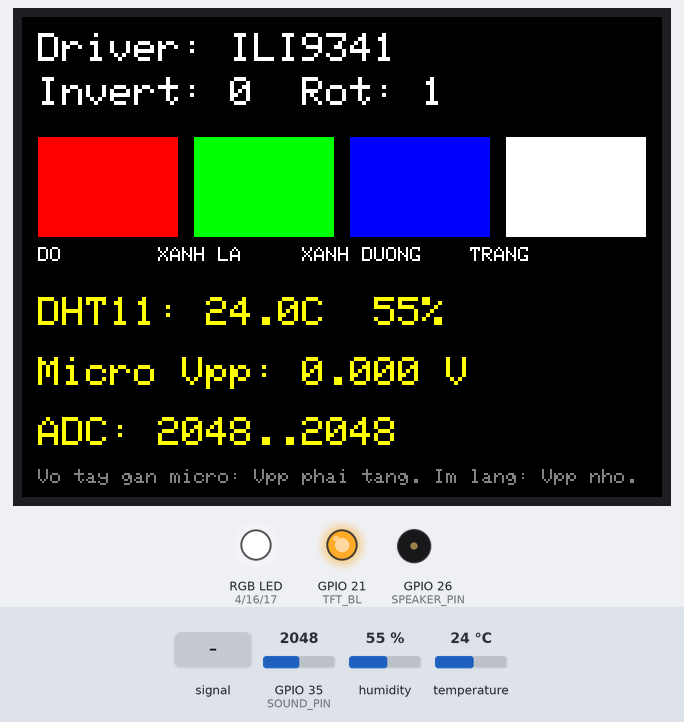
A sketch run on a simulated ESP32. Shown: 320×240 colour display, an RGB LED mixed from three pins (HIGH = lit), output pins drawn as LEDs (lit = HIGH), buzzer (waves = sounding). Inputs (shaded band) come from the test bench; at power-on: GPIO 35 (SOUND_PIN) = 2048, humidity 55 %, temperature 24 °C (analog values on the 0–4095 scale). What the sketch prints to the serial monitor is not drawn.

Above: at 4.1 s.
4.2 s: GPIO 35 (SOUND_PIN) fed a 2 Hz sine of ±1228 counts around its level
At 5.7 s:
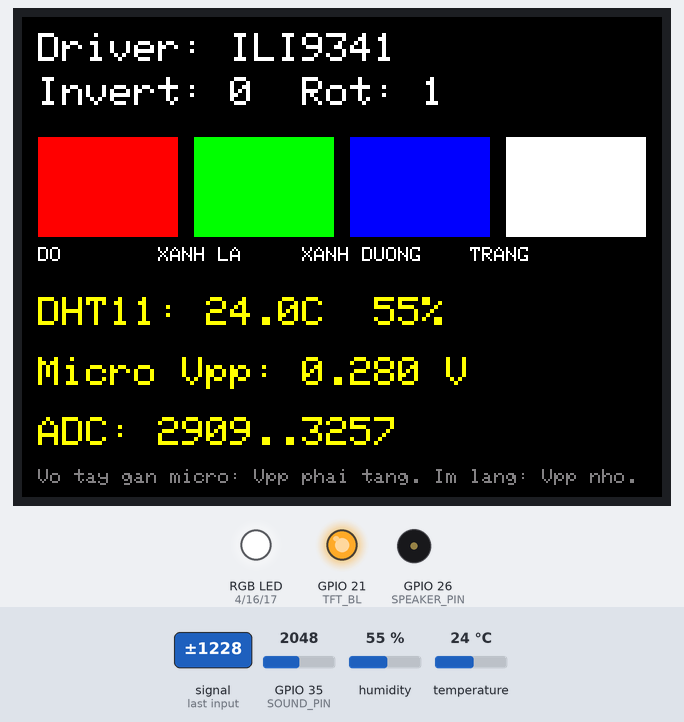
7.7 s: GPIO 35 (SOUND_PIN) set to 2866
At 8.2 s:
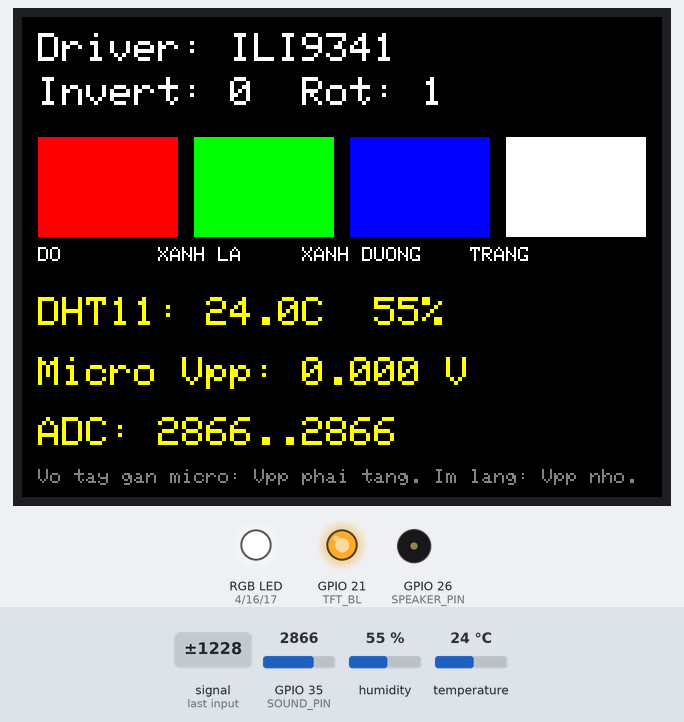
9.3 s: humidity set to 22 %
At 9.9 s:
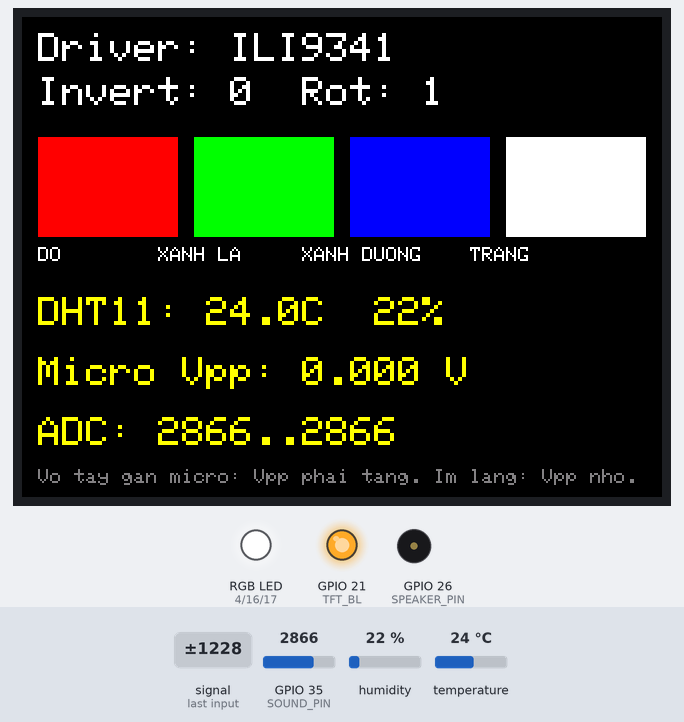
10.9 s: temperature set to 12 °C
At 13.6 s:
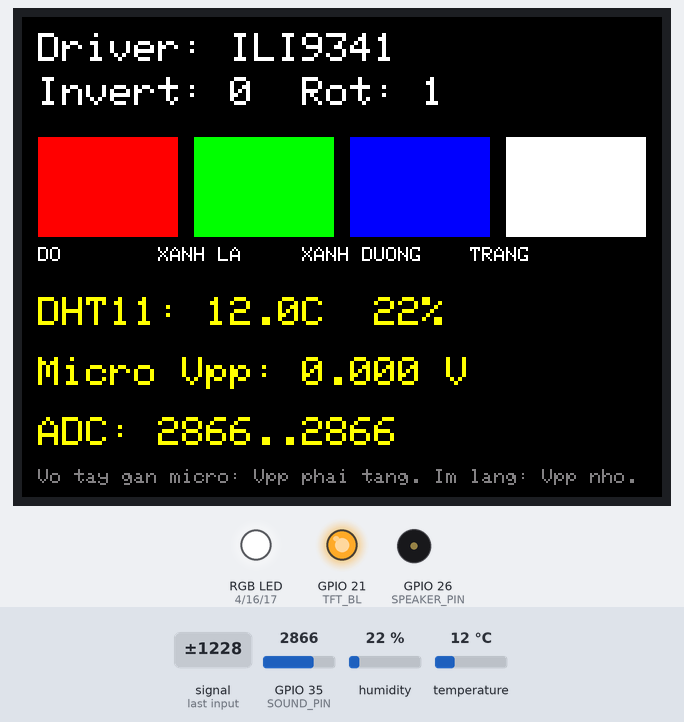
14.1 s: GPIO 35 (SOUND_PIN) fed a 200 Hz sine of ±327 counts around its level
At 15.4 s:
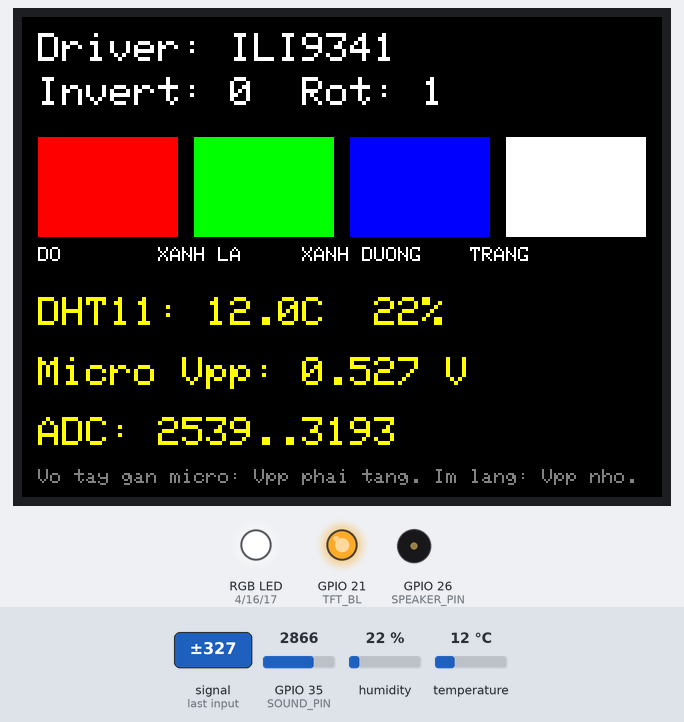
15.7 s: GPIO 35 (SOUND_PIN) set to 3603
At 16.2 s:
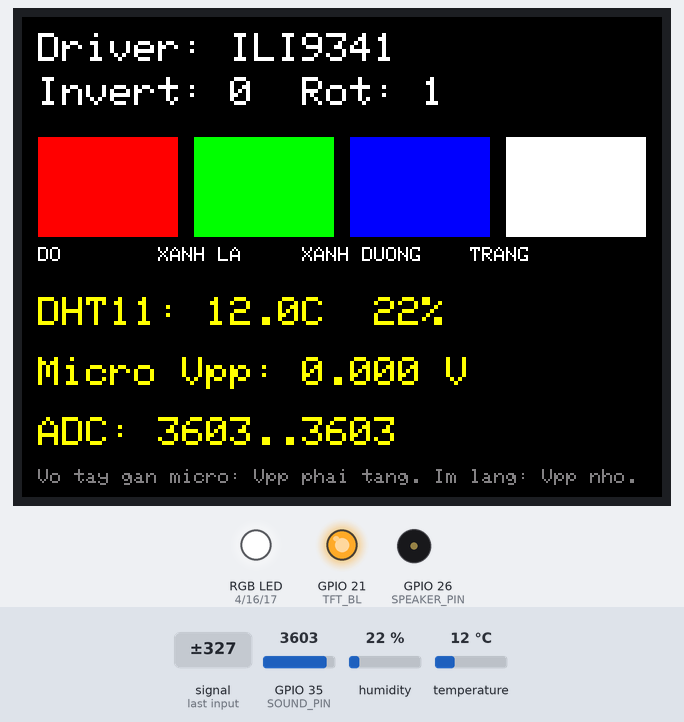
Timing chart, 0 to 18.3 s (numbered marks = the images above; inputs shaded):
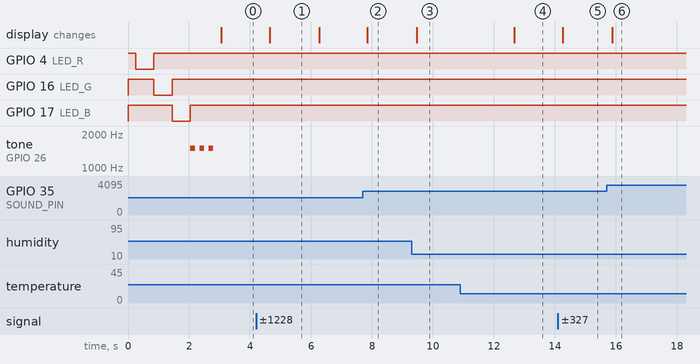

The sketch:

test_cyd_phan_cung.ino
```cpp
/*
 * TEST PHẦN CỨNG MẠCH ESP32-2432S028R (CYD) - NẠP CHẠY THỬ TRƯỚC TIÊN
 * Kiểm tra lần lượt: màn hình (driver + màu), LED RGB, loa, DHT11 (GPIO27), micro (GPIO35)
 * Thư viện: Adafruit GFX, Adafruit ILI9341, Adafruit ST7735 and ST7789, DHT sensor library
 *
 * CÁCH ĐỌC KẾT QUẢ MÀN HÌNH:
 *   - Màn hình đen/trắng xóa/sọc nhiễu  -> đổi DISPLAY_DRIVER (1 <-> 2) rồi nạp lại
 *   - Hiện chữ nhưng 4 ô màu KHÔNG đúng thứ tự ĐỎ - XANH LÁ - XANH DƯƠNG - TRẮNG (vd đỏ thành xanh ngọc)
 *       -> đổi INVERT_COLORS (0 <-> 1)
 *   - Chữ bị lộn ngược -> đổi ROTATION (1 <-> 3)
 *   Ghi lại 3 giá trị đúng và điền giống hệt vào cyd_noise_monitor.ino
 */
#include <SPI.h>
#include <Adafruit_GFX.h>
#include <Adafruit_ILI9341.h>
#include <Adafruit_ST7789.h>
#include <DHT.h>

#define DISPLAY_DRIVER 1      // 1 = ILI9341, 2 = ST7789
#define INVERT_COLORS  0
#define ROTATION       1

#define TFT_SCK 14
#define TFT_MOSI 13
#define TFT_MISO 12
#define TFT_CS 15
#define TFT_DC 2
#define TFT_BL 21
#define LED_R 4
#define LED_G 16
#define LED_B 17
#define SPEAKER_PIN 26
#define DHT_PIN 27
#define SOUND_PIN 35

SPIClass hspi(HSPI);
#if DISPLAY_DRIVER == 2
Adafruit_ST7789 tft(&hspi, TFT_CS, TFT_DC, -1);
#else
Adafruit_ILI9341 tft(&hspi, TFT_DC, TFT_CS, -1);
#endif
DHT dht(DHT_PIN, DHT11);

void rgb(bool r, bool g, bool b) { digitalWrite(LED_R, r ? LOW : HIGH); digitalWrite(LED_G, g ? LOW : HIGH); digitalWrite(LED_B, b ? LOW : HIGH); }

void setup() {
  Serial.begin(115200);
  pinMode(LED_R, OUTPUT); pinMode(LED_G, OUTPUT); pinMode(LED_B, OUTPUT); rgb(false, false, false);
  pinMode(TFT_BL, OUTPUT); digitalWrite(TFT_BL, HIGH);
  analogReadResolution(12); analogSetAttenuation(ADC_11db);
  dht.begin();
  hspi.begin(TFT_SCK, TFT_MISO, TFT_MOSI, TFT_CS);
#if DISPLAY_DRIVER == 2
  tft.init(240, 320);
#else
  tft.begin();
#endif
  tft.setRotation(ROTATION);
  tft.invertDisplay(INVERT_COLORS);

  // 1. Màn hình
  tft.fillScreen(0x0000);
  tft.setTextColor(0xFFFF); tft.setTextSize(2);
  tft.setCursor(8, 8);  tft.printf("Driver: %s", DISPLAY_DRIVER == 2 ? "ST7789" : "ILI9341");
  tft.setCursor(8, 30); tft.printf("Invert: %d  Rot: %d", INVERT_COLORS, ROTATION);
  tft.fillRect(8, 60, 70, 50, 0xF800);   tft.fillRect(86, 60, 70, 50, 0x07E0);
  tft.fillRect(164, 60, 70, 50, 0x001F); tft.fillRect(242, 60, 70, 50, 0xFFFF);
  tft.setTextSize(1);
  tft.setCursor(8, 115); tft.print("DO        XANH LA     XANH DUONG    TRANG");
  Serial.println("Man hinh: kiem tra thu tu 4 o mau DO - XANH LA - XANH DUONG - TRANG");

  // 2. LED RGB
  Serial.println("LED RGB: do -> xanh la -> xanh duong");
  rgb(true, false, false); delay(600); rgb(false, true, false); delay(600); rgb(false, false, true); delay(600); rgb(false, false, false);

  // 3. Loa (cắm loa 8 ohm vào cổng SPEAK/P4)
  Serial.println("Loa: 3 tieng bip");
  for (int i = 0; i < 3; i++) { tone(SPEAKER_PIN, 1500, 150); delay(300); }
}

void loop() {
  // 4. DHT11 + 5. micro (biên độ đỉnh-đỉnh trong 50 ms)
  float t = dht.readTemperature(), h = dht.readHumidity();
  int vmax = 0, vmin = 4095; unsigned long s = millis();
  while (millis() - s < 50) { int v = analogRead(SOUND_PIN); if (v > vmax) vmax = v; if (v < vmin) vmin = v; }
  float vpp = (vmax - vmin) * 3.3 / 4095.0;

  tft.fillRect(0, 135, 320, 105, 0x0000);
  tft.setTextSize(2); tft.setTextColor(0xFFE0);
  tft.setCursor(8, 140);
  if (isnan(t)) tft.print("DHT11: LOI (kiem tra IO27)"); else tft.printf("DHT11: %.1fC  %.0f%%", t, h);
  tft.setCursor(8, 170); tft.printf("Micro Vpp: %.3f V", vpp);
  tft.setCursor(8, 200); tft.printf("ADC: %d..%d", vmin, vmax);
  tft.setTextSize(1); tft.setTextColor(0x8410);
  tft.setCursor(8, 226); tft.print("Vo tay gan micro: Vpp phai tang. Im lang: Vpp nho.");
  Serial.printf("DHT11: %.1f C %.0f %% | Micro Vpp=%.3f V (ADC %d..%d)\n", t, h, vpp, vmin, vmax);
  delay(1500);
}
```

Measured:
- after the input at 4.2 s, the display: changes after 0.45 s (image 1)
- after the input at 7.7 s, the display: changes after 0.15 s (image 2)
- after the input at 9.3 s, the display: changes after 0.17 s (image 3)
- after the input at 10.9 s, the display: changes after 1.8 s (image 4)
- after the input at 14.1 s, the display: changes after 0.16 s (image 5)
- after the input at 15.7 s, the display: changes after 0.17 s (image 6)
- what the display in image 1 shows lasts 1.6 s, from 4.7 s to 6.3 s
